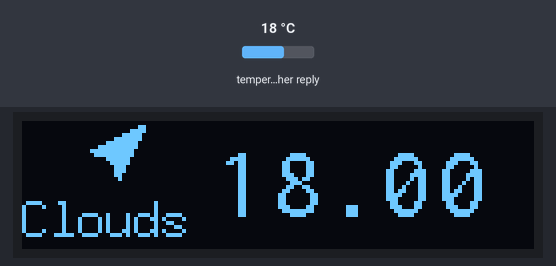
This sketch was run on a simulated ESP8266 (NodeMCU). On the bench: 128×32 one-colour display. The test bench sets the inputs (shaded band); at power-on: temperature in the weather reply 18 °C. WiFi joins after 1.5 s; servers stay silent unless stated; network time is answered at once with the bench clock; the local clock reads 2024-03-15 10:24:30 at power-on unless the sketch sets it; web services answer with replies made up by the test bench; what the sketch prints to the serial monitor is not drawn.

Above: at 5.1 s.
At 10.1 s:
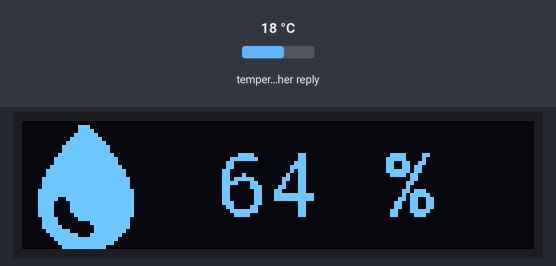
At 15.1 s:
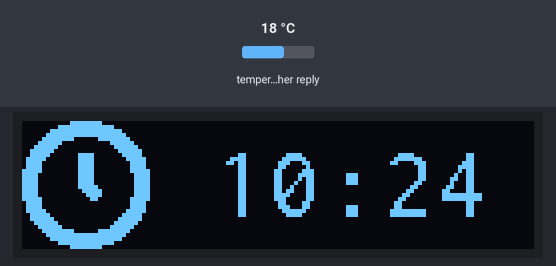
At 30.1 s:
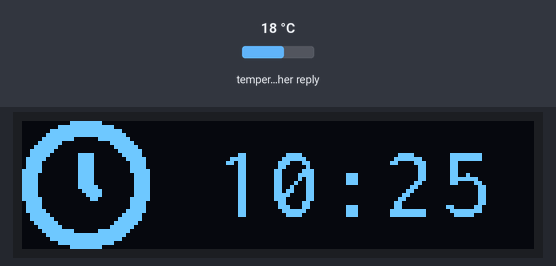

The sketch:

WeatheMini.ino
```cpp
#include <ESP8266WiFi.h>
#include <ESP8266HTTPClient.h>
#include <ArduinoJson.h>
#include <NTPClient.h>
#include <WiFiUdp.h>
#include <U8g2lib.h>
#include <U8x8lib.h>
#include <Wire.h>
#include <SPI.h>

U8G2_SSD1306_128X32_UNIVISION_F_HW_I2C u8g2(U8G2_R0);

// Настройка Wi-Fi

const char* ssid     = "SSID";
const char* password = "PASSWORD WIFI";
// Настройка подключений к серверу погоды
const String server  = "api.openweathermap.org";
const String lat     = "43.7986";     // Координата широны
const String lon     = "131.9508";    // Координата долготы
const String appid   = "KEY API OWM"; // Ключ API на OpenWeatherMap
const String url     = "http://" + server + "/data/2.5/weather?lat=" + lat + "&lon=" + lon + "&units=metric&appid=" + appid;
// Таймеры
unsigned long lastConnectionTime = 0;
unsigned long postingInterval = 5 * 60 * 1000; // Период обновление погоды (5 минут * 60 секунд * 1000)
unsigned long changedisplaytime = 0;
byte dFlag = 0;

// Переменные для получения данных с JSON
String httpData;
String main;
float temp;
int pres;
int  hum;
String tHour, tMinute;
// Получение времени с NTP-сервера
WiFiUDP ntpUDP;
NTPClient timeClient(ntpUDP, "ntp0.ntp-servers.net", 36000, 3600000);

void setup() {
  Wire.pins(2, 0);             // Изменение адреса I²C
  Wire.begin();                // Подключение SSD1306 128x32
  u8g2.begin();                // Запуск библиотеки шрифтов
  Serial.begin(115200);        // Пуск последовательного порта на скорости 115200
  Serial.print("Подключение к Wi-Fi:");
  Serial.println(ssid);
  wifi_station_set_hostname("OpenWeatherESP"); // Имя модуля в локальной сети
  WiFi.begin(ssid, password);  // Установка логина и пароля для подключения
  // Подключение к сети Wi-Fi с заданными параметрами
  while (WiFi.status() != WL_CONNECTED) {
    delay(500);
    Serial.print("$");
  }
  Serial.println("Подключение успешное");
  timeClient.begin(); // Получение времени с NTP-сервера
}

void loop() {
  set_Time();
  GetWeather();
  DisplayDraw();
}

void DisplayDraw() {
  if (millis() - changedisplaytime > 5000) {
    switch (dFlag) {
      case 0: {
          u8g2.clearBuffer();
          u8g2.setFont(u8g2_font_open_iconic_all_2x_t);
          u8g2.drawStr(16, 16, "\xC9"); // Иконка погоды
          u8g2.setFont(u8g2_font_7x13_mf);
          u8g2.setCursor(0, 29);
          u8g2.print(main);
          Serial.println(main);
          u8g2.setFont(u8g2_font_inr16_mr);
          u8g2.setCursor(48, 24);
          u8g2.print(temp);
          u8g2.sendBuffer();
          dFlag = 1;
        }
        break;
      case 1: {
          u8g2.clearBuffer();
          u8g2.setFont(u8g2_font_open_iconic_all_4x_t);
          u8g2.drawStr(0, 32, "\x98"); // Иконка капельки
          u8g2.setFont(u8g2_font_inr16_mr);
          u8g2.setCursor(48, 24);
          u8g2.print(String(hum) + " %");
          u8g2.sendBuffer();
          dFlag = 2;
        }
        break;
      case 2:
        {
          u8g2.clearBuffer();
          u8g2.setFont(u8g2_font_open_iconic_all_4x_t);
          u8g2.drawStr(0, 32, "{"); // Иконка часов
          u8g2.setFont(u8g2_font_inr16_mr);
          u8g2.setCursor(48, 24);
          u8g2.print(tHour + ":" + tMinute);
          Serial.println(tHour + ":" + tMinute);
          u8g2.sendBuffer();
          dFlag = 0;
        }
        break;
    }
    changedisplaytime = millis();
  }
}

void set_Time() {
  timeClient.update();
  tHour     = timeClient.getHours();
  tMinute   = timeClient.getMinutes() < 10 ? "0" + String(timeClient.getMinutes()) : String(timeClient.getMinutes());
}

// Получение данных о погоде
void GetWeather() {
  if (millis() - lastConnectionTime > postingInterval or lastConnectionTime == 0) {
    HTTPClient client;
    Serial.println("Подключение ");
    client.begin(url);
    int httpCode = client.GET();
    if (httpCode > 0) {
      Serial.printf("\n успешно. Код подтверждения: %d\n", httpCode);
      if (httpCode == HTTP_CODE_OK) {
        httpData = client.getString();
        if (httpData.indexOf(F("\"main\":{\"temp\":")) > -1) {
        }
        else Serial.println("Не удалось получить ответ от сервера.");
      }
    }
    else Serial.printf("не удалось, ошибка: %s\n", client.errorToString(httpCode).c_str());
    client.end();
    Serial.println(httpData);
    DynamicJsonBuffer jsonBuffer;
    JsonObject& root = jsonBuffer.parseObject(httpData);
    if (!root.success()) {
      Serial.println("Ошибка чтения строки ответа.");
    }
    main     = root["weather"][0]["main"].as<String>();
    temp     = root["main"]["temp"];
    hum      = root["main"]["humidity"];
    pres     = root["main"]["pressure"];
    pres     = pres * 0.75; // Переводим давление ГектоПаскалей в мм.рт.столба
    httpData = "";
    lastConnectionTime = millis();
  }
}
```

Measured:
- what the display in image 0 shows lasts 5.0 s, from 5.0 s to 10.0 s
